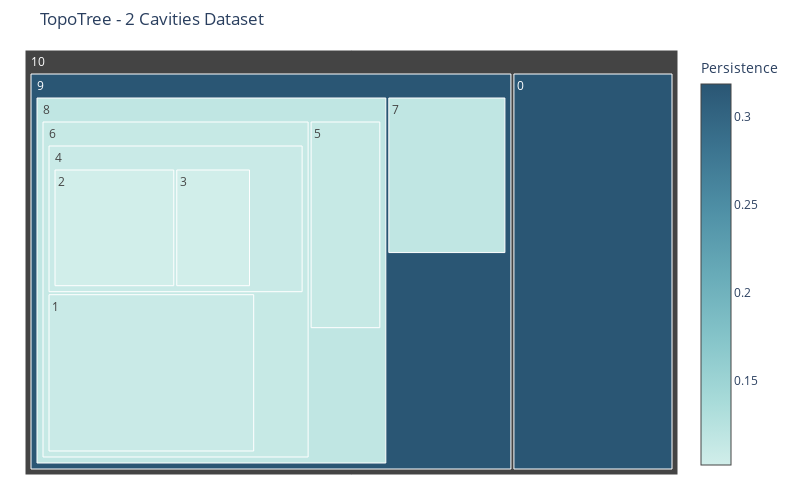

The notebook cell this image was saved under:
### Code cell
fig = plot_hierarchical_treemap(df_comp_cavities)
fig.update_layout(title='TopoTree - 2 Cavities Dataset')
fig.show()

### Figure 1 — Plotly figure (JSON) as saved in the notebook; plotly's stock layout.template omitted (floating-point values rounded to 4 significant figures)
{"data": [{"branchvalues": "total", "hovertemplate": "<b>Component #%{label} </b> <br> Points: %{value}<br> Persistence: %{color:.2f}<br> Parent: #%{parent}", "labels": [0, 1, 2, 3, 4, 5, 6, 7, 8, 9, 10], "marker": {"colorbar": {"title": {"text": "Persistence"}}, "colors": [0.3185, 0.1099, 0.1025, 0.1025, 0.1099, 0.1122, 0.1122, 0.1177, 0.1177, 0.3185, null], "colorscale": [[0, "rgb(209, 238, 234)"], [0.1667, "rgb(168, 219, 217)"], [0.3333, "rgb(133, 196, 201)"], [0.5, "rgb(104, 171, 184)"], [0.6667, "rgb(79, 144, 166)"], [0.8333, "rgb(59, 115, 143)"], [1, "rgb(42, 86, 116)"]], "showscale": true}, "maxdepth": -1, "name": "", "parents": [10, 6, 4, 4, 6, 8, 8, 9, 9, 10, null], "type": "treemap", "values": [1001, 742, 426, 265, 854, 292, 1769, 325, 2242, 3001, 4002]}], "layout": {"height": 500, "margin": {"b": 25, "l": 25, "r": 25, "t": 50}, "title": {"text": "TopoTree - 2 Cavities Dataset"}, "width": 800}}
